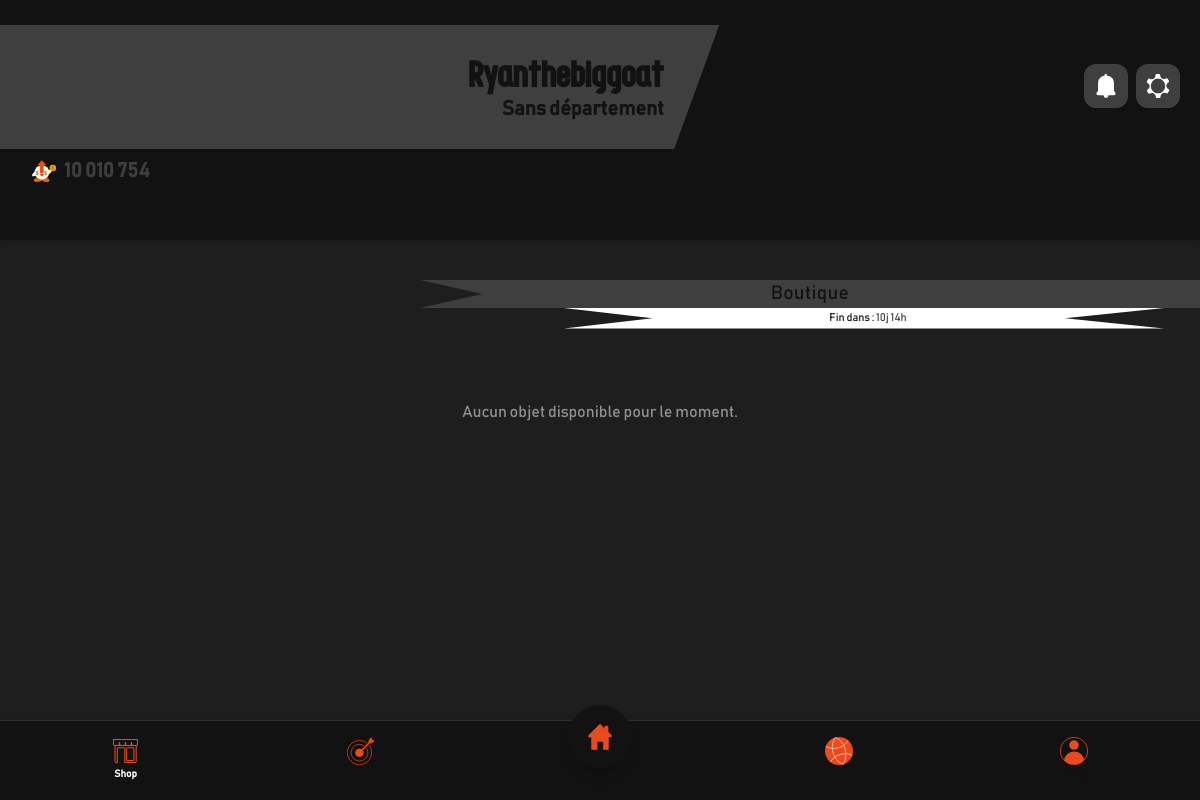
The app's page /shop.php (signed in), older data.
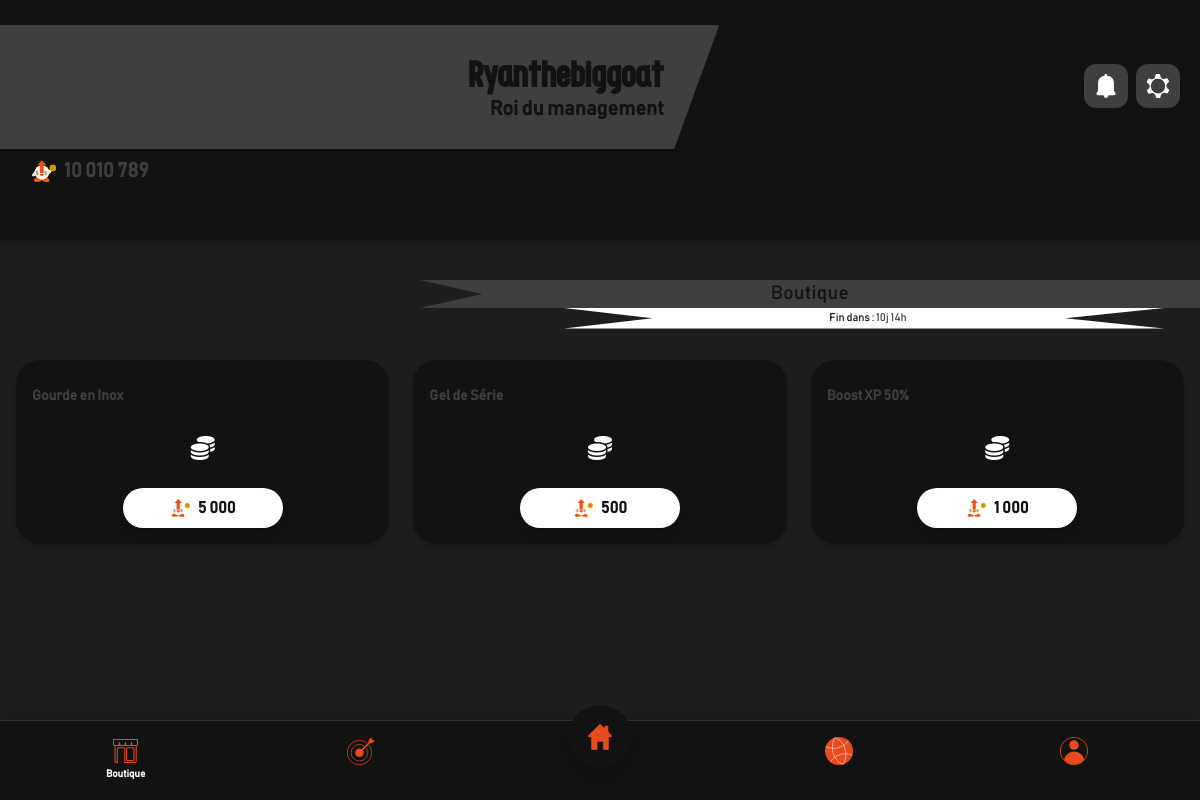
The same page, newer data.
### tables this page shows
CREATE TABLE `users` (
  `id` int(11) NOT NULL,
  `email` varchar(150) NOT NULL,
  `password_hash` varchar(255) NOT NULL,
  `pseudo` varchar(30) DEFAULT NULL,
  `avatar_url` varchar(255) DEFAULT NULL,
  `role` enum('shifter','admin','super_admin') DEFAULT 'shifter',
  `points_wallet` int(11) DEFAULT 0,
  `xp_boost_multiplier` decimal(3,2) DEFAULT 1.00,
  `xp_boost_ends_at` datetime DEFAULT NULL,
  `points_rank` int(11) DEFAULT 0,
  `initial_footprint_kg` decimal(5,2) DEFAULT 32.60,
  `total_carbon_saved` float DEFAULT 0,
  `current_streak` int(11) DEFAULT 0,
  `max_streak` int(11) DEFAULT 0,
  `streak_freezes` int(11) DEFAULT 0,
  `last_activity` date DEFAULT NULL,
  `est_actif` tinyint(1) DEFAULT 1,
  `language_pref` varchar(5) DEFAULT 'fr',
  `company_id` int(11) DEFAULT NULL,
  `department_id` int(11) DEFAULT NULL
);

CREATE TABLE `departments` (
  `id` int(11) NOT NULL,
  `nom` varchar(50) NOT NULL,
  `company_id` int(11) NOT NULL,
  `total_xp` int(11) DEFAULT 0,
  `total_carbon_saved` float DEFAULT 0
);

CREATE TABLE `rewards` (
  `id` int(11) NOT NULL,
  `nom` varchar(100) NOT NULL,
  `type` enum('goodie','carte_cadeau','xp_boost','streak_freeze','avatar_cadre') DEFAULT 'goodie',
  `description` text DEFAULT NULL,
  `boost_value` decimal(3,2) DEFAULT NULL COMMENT 'Ex: 1.5 pour +50% XP',
  `duration_hours` int(11) DEFAULT NULL COMMENT 'Durée du boost en heures',
  `image_url` varchar(255) DEFAULT NULL,
  `cost` int(11) NOT NULL,
  `stock` int(11) DEFAULT 0,
  `company_id` int(11) NOT NULL
);

### includes/init.php (called while the page is built, shortened)
<?php
require_once __DIR__ . '/../config/db_connect.php';
$user_id = $_SESSION['user_id'];
$stmt = $pdo->prepare("SELECT * FROM users WHERE id = ?");
$stmt->execute([$user_id]);
$user = $stmt->fetch();
$lang = $_SESSION['lang'] ?? ($user['language_pref'] ?? 'fr');
$t = require_once __DIR__ . "/../lang/$lang.php";
$current_page = basename($_SERVER['PHP_SELF']);
?>

### shop.php (the view, shortened to what this page needs)
<?php
require_once 'includes/init.php';
$stmt = $pdo->prepare("
    SELECT u.*, d.nom as department_name
    FROM users u
    LEFT JOIN departments d ON u.department_id = d.id
    WHERE u.id = ?
");
$stmt->execute([$user_id]);
$user = $stmt->fetch();
$deptName = $user['department_name'] ?? "Sans département";
$pseudo = $user['pseudo'] ?? "Shifter";
$money = $user['points_wallet'] ?? 0;
$company_id = $user['company_id'] ?? null;
$rewards = [];
if ($company_id) {
    $stmt_shop = $pdo->prepare("SELECT * FROM rewards WHERE company_id = ?");
    $stmt_shop->execute([$company_id]);
    $rewards = $stmt_shop->fetchAll();
}
?>
<!DOCTYPE html>
<html lang="<?= $lang ?? 'fr' ?>">
<head>
    <link rel="stylesheet" href="css/style.css">
    <script src="https://cdn.tailwindcss.com"></script>
    <link rel="stylesheet" href="https://cdnjs.cloudflare.com/ajax/libs/font-awesome/6.4.0/css/all.min.css">
    <script src="js/tailwind-config.js"></script>
</head>
<body class="bg-brand-card text-brand-dark font-sans overflow-x-hidden pb-24">
    <header class="bg-brand-primary text-brand-light p-4 shadow-md">
        <div class="absolute right-5 top-16 flex gap-2 max-[375px]:gap-1 z-50">
            <button class="w-11 h-11 max-[375px]:w-9 max-[375px]:h-9 bg-brand-secondary rounded-xl flex items-center justify-center text-brand-dark shadow-sm active:scale-95 transition">
                <img class="w-6 h-6" src="img/icone/icone-notification-blanc.svg" alt="">
            </button>
            <button onclick="toggleMenu()" class="w-11 h-11 max-[375px]:w-9 max-[375px]:h-9 bg-brand-secondary rounded-xl flex items-center justify-center text-brand-dark shadow-sm active:scale-95 transition">
                <img class="w-6 h-6" src="img/icone/icone-parametre-blanc.svg" alt="Paramètres">
            </button>
        </div>
        <div class="relative h-[200px] top-[-35px] flex items-center justify-center -mx-4 overflow-hidden mt-2 z-10">
            <div class="absolute left-[-10%] w-[68%] h-32 max-[375px]:h-28 max-[320px]:h-24 bg-brand-secondary skew-tile cursor-pointer flex items-center justify-end pr-8 max-[375px]:pr-4 transition-colors">
                <div class="unskew text-right flex flex-col justify-center">
                    <h2 class="font-display text-4xl max-[375px]:text-3xl max-[320px]:text-2xl font-bold text-brand-primary leading-none mb-1"><?= htmlspecialchars($pseudo) ?></h2>
                    <p class="text-xl max-[375px]:text-lg max-[320px]:text-base font-semibold text-brand-primary leading-none"><?= htmlspecialchars($deptName) ?></p>
                </div>
            </div>
            <div class="absolute left-0 top-40 w-[68%] bg-brand-tertiary py-2 pl-8 pr-6 flex items-center shadow-sm" style="clip-path: polygon(0 0, 100% 0, 92% 50%, 100% 100%, 0 100%);">
                <span class="text-xl text-brand-secondary font-bold flex items-center">
                    <img src="img/icone/mascotte-monnaie.svg" alt="Monnaie" class="w-6 h-6 mr-2">
                    <?= number_format($money, 0, '.', ' ') ?>
                </span>
            </div>
        </div>
    </header>
    <main class="px-4 max-[375px]:px-2 pt-10">
        <div class="flex flex-col items-end absolute right-0 w-full">
            <div class="absolute right-0 h-7 bg-brand-secondary text-brand-primary w-[65%] text-center text-[19px] shadow-sm tracking-wide" style="clip-path: polygon(8% 50%, 0 0, 100% 0, 100% 100%, 0% 100%)">
                Boutique
            </div>
            <div class="absolute top-7 right-3 bg-brand-dark text-brand-primary text-[11px] py-0.5 pl-6 pr-4 w-[50%] text-center mr-6" style="clip-path: polygon(83.5% 50%, 100% 100%, 0% 100%, 14.75% 50%, 0% 0%, 100% 0%); mt-[-1px]">
                Fin dans : <span class="text-brand-secondary">10j 14h</span>
            </div>
        </div>
        <div class="mt-20">
            <div class="grid grid-cols-1 sm:grid-cols-2 lg:grid-cols-3 gap-6 mt-10">
                <?php if (empty($rewards)): ?>
                    <p class="text-center col-span-full opacity-50 mt-10">Aucun objet disponible pour le moment.</p>
                <?php else: ?>
                    <?php foreach ($rewards as $item): ?>
                        <div class="bg-brand-primary rounded-3xl shadow-md p-4 flex flex-col items-center">
                            <h3 class="text-sm font-bold text-brand-secondary mb-2 text-left w-full h-10 flex items-center">
                                <?= htmlspecialchars($item['nom']) ?>
                            </h3>
                            <div class="relative mb-4 bg-brand-dark/10 p-2 rounded-3xl w-full flex justify-center">
                                <?php if (!empty($item['image_url'])): ?>
                                    <img src="<?= htmlspecialchars($item['image_url']) ?>" alt="Image objet" class="w-full h-full object-cover rounded-3xl">
                                <?php else: ?>
                                    <i class="fa-solid fa-coins text-2xl text-brand-dark relative z-10"></i>
                                <?php endif; ?>
                            </div>
                            <button class="w-40 flex items-center justify-center gap-2 bg-brand-dark text-brand-primary font-bold py-2 rounded-3xl hover:bg-brand-secondary hover:text-brand-dark transition-all group shadow-lg active:scale-95">
                                <img class="w-5 h-5 group-hover:brightness-0 transition" src="img/icone/mascotte-monnaie.svg" alt="monnaie">
                                <?= number_format($item['cost'], 0, '.', ' ') ?>
                            </button>
                        </div>
                    <?php endforeach; ?>
                <?php endif; ?>
            </div>
        </div>
    </main>
    <?php include 'includes/navbar.php'; ?>
</body>
</html>

### includes/navbar.php (shortened to what this page needs)
<nav class="fixed bottom-0 w-full bg-brand-primary border-t border-brand-border h-20 max-[375px]:h-16 flex justify-around items-center px-2 z-40 pb-safe shadow-[0_-4px_10px_rgba(0,0,0,0.02)]">
    <a href="shop.php" class="group flex flex-col items-center w-14 transition">
        <img class="h-[24px] mb-1 hidden group-hover:block <?= $current_page == 'shop.php' ? '!block' : '' ?>" src="../../img/icone/icone-boutique-hover.svg" alt="Boutique">
        <span class="text-[10px] font-bold text-brand-tertiary group-hover:text-brand-dark transition-colors <?= $current_page == 'shop.php' ? '!text-brand-dark' : '' ?>"><?= $t['nav_shop'] ?></span>
    </a>
    <a href="defis.php" class="group flex flex-col items-center w-14 transition">
        <img class="h-[28px] mb-1 group-hover:hidden <?= $current_page == 'defis.php' ? 'hidden' : 'block' ?>" src="../../img/icone/icone-defis.svg" alt="Défis">
        <span class="text-[10px] font-bold text-brand-tertiary group-hover:text-brand-dark transition-colors <?= $current_page == 'defis.php' ? '!text-brand-dark' : '' ?>"><?= $t['nav_defs'] ?></span>
    </a>
    <a href="index.php" class="group relative -top-6 flex flex-col items-center justify-center w-16 h-16 bg-brand-primary rounded-full border-brand-primary shadow-lg shadow-brand-dark/20 transition transform hover:scale-105">
        <img class="h-[26px] group-hover:hidden <?= $current_page == 'index.php' ? 'hidden' : 'block' ?>" src="../../img/icone/icone-home.svg" alt="Accueil">
    </a>
    <a href="#" class="group flex flex-col items-center w-14 transition">
        <img class="h-[28px] mb-1 group-hover:hidden <?= $current_page == 'reseau.php' ? 'hidden' : 'block' ?>" src="../../img/icone/icone-reseau.svg" alt="Réseau">
        <span class="text-[10px] font-bold text-brand-tertiary group-hover:text-brand-dark transition-colors <?= $current_page == 'reseau.php' ? '!text-brand-dark' : '' ?>"><?= $t['nav_social'] ?></span>
    </a>
    <a href="profil.php" class="group flex flex-col items-center w-14 transition">
        <img class="h-[28px] mb-1 group-hover:hidden <?= $current_page == 'profil.php' ? 'hidden' : 'block' ?>" src="../../img/icone/icone-compte.svg" alt="Profil">
        <span class="text-[10px] font-bold text-brand-tertiary group-hover:text-brand-dark transition-colors <?= $current_page == 'profil.php' ? '!text-brand-dark' : '' ?>"><?= $t['nav_prof'] ?></span>
    </a>
</nav>

### css/style.css (style rules this page uses)
:root { --brand-primary: #ffffff; --brand-secondary: #FF4800; --brand-dark: #000000; --brand-card: #f9fafb; --brand-border: #009378; --brand-accent: #f97316; --brand-accentdark: #ea580c; --brand-success: #22c55e; }
.dark { --brand-primary: #121212; --brand-secondary: #3f3f3f; --brand-tertiary: #a0a0a0; --brand-dark: #ffffff; --brand-card: #1e1e1e; --brand-border: #2e2e2e; --brand-accent: #f97316; --brand-accentdark: #ea580c; --brand-success: #22c55e; }
.skew-tile { transform: skewX(-20deg); }
.unskew { transform: skewX(20deg); }

Row changes from the older to the newer data that the page shows:
changed users "Ryanthebiggoat": department.nom (not shown) → "Roi du management"; points_wallet "10 010 754" → "10 010 789"
added rewards: nom "Gourde en Inox", cost "5 000"
added rewards: nom "Gel de Série", cost "500"
added rewards: nom "Boost XP 50%", cost "1 000"
Text that changed along with them:
$t['nav_shop']: "Shop" → "Boutique"
$deptName: "Sans département" → (not shown)
text no longer shown: "Aucun objet disponible pour le moment."
